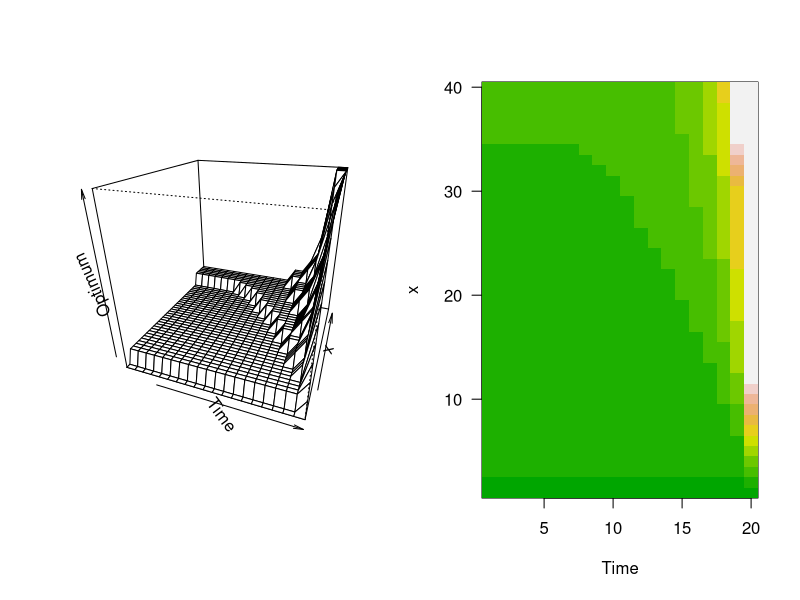

Write the R code that produced this figure.
# Host choice in parasitoids: fitness decreases with time

# General assumptions
# 1. The animal commences the time period with some fixed quantity of eggs, as occurs, for example, in some Lepidoptera. In general, animals can be classified into capital breeders that use only, or primarily, resources gathered prior to maturity and income breeders that garner resources for reproduction after maturity. The present model applies to capital breeders, though it can easily be adapted for income breeders.
# 2. Patches or hosts vary in quality.
# 3. The survival and growth of larvae depend on the number in the clutch and host quality.
# 4. Variation in host quality can be detected by the ovipositing female.
# 5. Survival of the femail may or may not change over time. For computational simplicity, we assume that the sequence of events is that egg-laying precedes the determination of survival over the time period.
# 6. Only one host at most is encountered per time interval.
# 7. Hosts already with eggs are not encountered.
# 8. Fitness is a function of the number of offsping.
#
# Mathematical assumptions
# 1. There are four types of host.
# 2. The single host fitness can be modeled by a cubic function: Benefit(i,n) = a(i) + b(i)n + c(i)n^2 + d(i)n^3.
# 3.The probability of encountering a host is constant but different for each host, designated as Pbenefit(i), where i is the host type. Thus the probability of not encountering a host, P0, is: P0 = 1 - sum(1, 4, Pbenefit(i))
# 4. We shall assume a constant mortality per unit time, Pmortality = 0.01. At the end of the season no further eggs can be laid, meaning that the female is, from the point of view of natural selection, dead. For computational simplicity we shall use Psurvival = 1 - Pmortality
#
#                                Model
#
# Host found     Survives           X
# Yes              Yes           x - Benfit(i, n)
# Yes              No            x - Benfit(i, n)
# No               Yes              X
# No               No               X
#
#

rm(list=ls())

print("Calculating the decision matrix")
rm(list=ls())

## set path to save files if desired
## setwd(".")

OVER.PATCHES <- function(X, F.vectors, Xcritical, Xmax, Xinc, Npatch, Benefit, Pbenefit, Psurvival) {
    # create matrix for storing best clutch size for each host type
    Best.Clutch <- matrix(0, Npatch)
    Index <- 1 + (X - Xcritical) / Xinc
    # vector of clutch sizes to Index-1
    Clutch <- seq(from=1, to=Index-1)
    # Start fitness accumulation with component for case of not finding a host
    W <- Psurvival * (1 - sum(Pbenefit)) * F.vectors[Index,2]
    for(i in 1:Npatch) {
        # calculate "partial" fitness, W.partial for each clutch size
        W.partial <- Benefit[2:Index,i] + Psurvival*F.vectors[Index-Clutch,2]
        # find largest W.partial and hence best clutch size
        Best <- order(W.partial, na.last=T, decreasing=T)
        Best.Clutch[i] <- Best[1]  # store best clutch for host i
        W <- W + Pbenefit[i] * W.partial[Best[1]]
        # test for several equal optimal choices
        # only examine W.partial that contain more than one entry
        if(length(W.partial) > 1 & W.partial[Best[1]]==W.partial[Best[2]]) {
            print("Several possible equal choices")
        }    
    }

    F.vectors[Index,1] <- W  # get best W = F(x, t)
    # Concatenate F(x, t) and the optimal clutch values for host type 2
    Temp <- c(F.vectors[Index,1], Best.Clutch[2])
    # Add Temp to bottom of F.vectors and rename to Temp
    Temp <- rbind(F.vectors, Temp)
    
    return(Temp)
}

OVER.STATES <- function(F.vectors, Xcritical, Xmax, Xinc, Npatch, Benefit, Pbenefit, Psurvival, Max.Index) {
    Store <- matrix(0, Max.Index, 2)
    for(Index in 2:Max.Index) {
        X <- (Index-1)*Xinc + Xcritical
        # For given X call OVER.PATCHES to determine F(x, t) and best patch
        Temp <- OVER.PATCHES(X, F.vectors, Xcritical, Xmax, Xinc, Npatch, Benefit, Pbenefit, Psurvival)
        # Extract components. Last row is F(x, t) and best clutch size for host 2
        n <- nrow(Temp) - 1
        F.vectors <- Temp[1:n,]
        Store[Index,] <- Temp[n+1,]  # save F(x, t, T) and best patch
    }
    # Add Store values to end of F.vectors for pass back to main program
    Temp <- cbind(F.vectors, Store)  # combined by columns
                             
    return(Temp)
}    

#### MAIN PROGRAM #####
Xmax <- 40
Xcritical <- 0
Xinc <- 1
Max.Index <- 1 + (Xmax - Xcritical) / Xinc
Psurvival <- 0.99
Npatch <- 4
# Create host coefficient matrix from which to get Benefits
Host.coeff <- matrix(0, 4, 4)
Host.coeff[1,] <- c(-0.2302, 2.7021, -0.2044, 0.0039)
Host.coeff[2,] <- c(-0.1444, 2.2997, -0.1170, 0.0013)
Host.coeff[3,] <- c(-0.1048, 2.2097, -0.0878, 0.0004222)
Host.coeff[4,] <- c(-0.0524, 2.0394, -0.0339, 0.0003111)
# Calculate benefit as a function of clutch size
# Rows = clutch size, Cols = host type
Clutch <- seq(from=0, to=Xmax)
Benefit <- matrix(0, Xmax+1, 4)
# Iterate over host types
for(I.Host in 1:4) {
    acc <- 0
    acc <- acc + Host.coeff[I.Host,1]
    acc <- acc + Host.coeff[I.Host,2]*Clutch
    acc <- acc + Host.coeff[I.Host,3]*Clutch^2
    acc <- acc + Host.coeff[I.Host,4]*Clutch^3
    Benefit[,I.Host] <- acc
}

Benefit[1,] <- 0  # reset first row to 0
SHM <- c(9, 12, 14, 23)  # Single host maximum
# Make all values > SHM equal 0. Note we use 2 because of zero class
for(i in 1:4) { Benefit[(SHM[i]+2):Max.Index,i] <- 0 }
# Probability of encountering host type
Pbenefit <- c(0.05, 0.05, 0.10, 0.80)
Horizon <-21

# set up matrix for fitnesses
# col 1 is F(x, t), col 2 is F(x, t+1)
F.vectors <- matrix(0, Max.Index, 2)

# create matrices for output
FxtT <- matrix(0, Horizon, Max.Index)  # F(x, t, T)
Best.Patch <- matrix(0, Horizon, Max.Index)

# start iterations
Time <- Horizon
while(Time > 1) {
    Time <- Time - 1
    # Call OVER.STATES to get best values for this time step
    Temp <- OVER.STATES(F.vectors, Xcritical, Xmax, Xinc, Npatch, Benefit, Pbenefit, Psurvival, Max.Index)
    # Extract F.vectors
    TempF <- Temp[,1:2]
    # Update F1
    for(J in 2:Max.Index) {
        F.vectors[J,2] <- TempF[J,1]
    }
    # Store results
    Best.Patch[Time,] <- Temp[,4]
    FxtT[Time,] <- Temp[,3]
}    

# Output information. For display add states (=wts) to last row of matrices
Index <- seq(from=1, to=Max.Index)
Best.Patch[Horizon,] <- (Index - 1) * Xinc + Xcritical
FxtT[Horizon,] <- (Index - 1) * Xinc + Xcritical

print("Decision matrix, Fxt of Decision, and Matrix of Choices")
print(Best.Patch[,1:Max.Index])
print(signif(FxtT[,1:Max.Index], 3))

# Plots
y <- Best.Patch[Horizon,2:Max.Index]
x <- seq(from=1, to=Horizon-1)

par(mfrow=c(1,2))

persp(x, y, Best.Patch[1:(Horizon-1),2:Max.Index], xlab='Time', ylab='x', zlab='Optimum', theta=20, ph=25, lwd=1)
image(x, y, Best.Patch[1:(Horizon-1),2:Max.Index], col=terrain.colors(50), xlab='Time', ylab='x', las=1)

# Output data
DATA <- cbind(x, Best.Patch[1:(Horizon-1),41])
DATA <- t(DATA)
write(DATA, file="Oviposition.dat", nc=2)

# write data files for each host
for(i in 1:4) {
    filename <- paste("DM", i, ".dat", sep="")
    print(paste("Writing file:", filename))
    DATA <- t(Best.Patch[1:(Horizon-1),2:41])
    write(DATA, file=filename, nc=40)
}          


